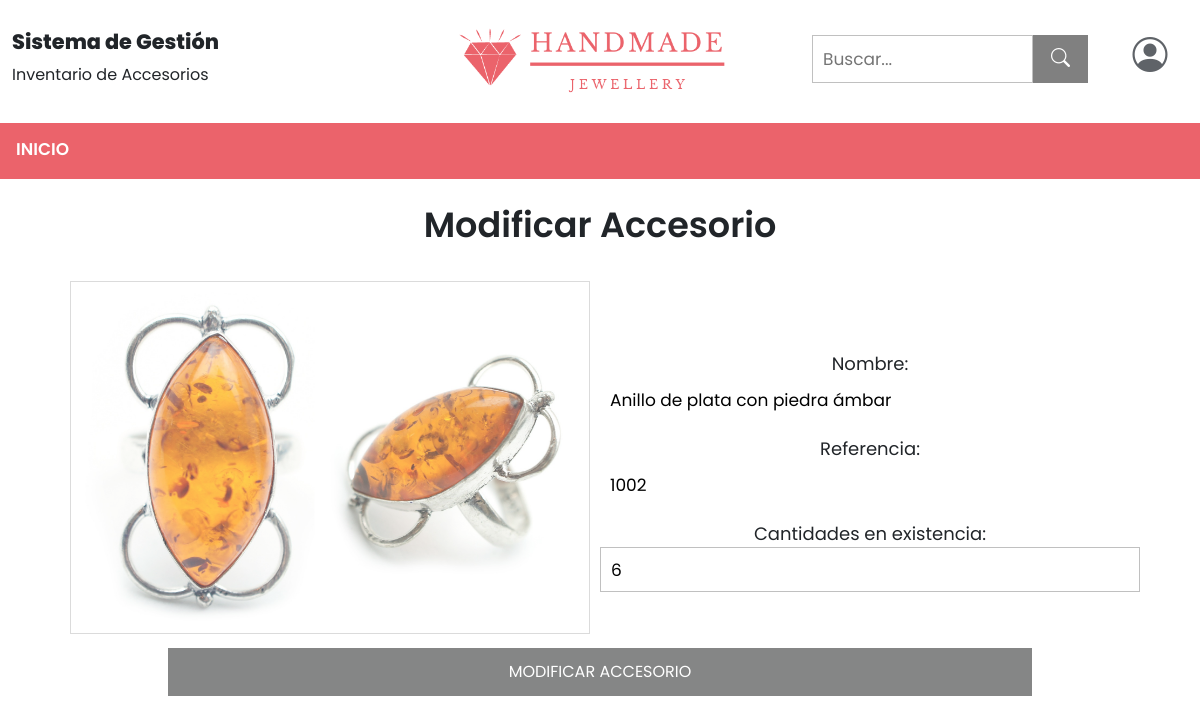
The app's page /usuario/ver_producto/2 (signed in) with its own data.
### tables this page shows
CREATE TABLE accesorio (id INTEGER PRIMARY KEY AUTOINCREMENT, referencia VARCHAR NOT NULL, nombre VARCHAR NOT NULL, cantidad INTEGER NOT NULL, imagen VARCHAR NOT NULL, estado VARCHAR, tipo_accesorio VARCHAR NOT NULL);

### app.py (the view)
@app.route('/usuario/ver_producto/<id>', methods=('GET', 'POST'))
def ver_producto(id):
    try:
        if session['rol'] == 0:
            db = get_db()
            inventario = db.execute('SELECT * FROM accesorio WHERE id = ? AND estado = ?', (id, "Activo")).fetchone()
            if inventario is None:
                flash("Este Producto ha sido Eliminado")
                return redirect(url_for("inicio_usuario"))
            else:
                return render_template("ver_producto.html", inventario=inventario)
        elif session['rol'] == 1:
            return redirect(url_for("inicio_administrador"))
    except:
        return redirect(url_for("logout"))

### db.py (called while the page is built)
def get_db():
    try:
        if 'db' not in g:
            g.db = sqlite3.connect('Handmade.db')
        return g.db
    except Error:
        print(Error)

### templates/ver_producto.html (shortened to what this page needs)
<!doctype html>
<html>
    <head>
        <link href="https://cdn.jsdelivr.net/npm/bootstrap@5.0.0-beta1/dist/css/bootstrap.min.css" rel="stylesheet">
        <link rel="stylesheet" href="{{ url_for('static', filename='css/styles.css') }}">
    </head>
    <body>
        <header>
            <div class="container-fluid">
                <div class="row">
                    <div id="col1" class="col-lg-4 d-none d-lg-block">
                        <h1>Sistema de Gestión</h1>
                        <p>Inventario de Accesorios</p>
                    </div>
                    <div id="col2" class="col-lg-4 col-md-6 col-sm-6 col-10 text-center">
                        <a href="#">
                            <img id="logo" src="{{ url_for('static', filename='img/HANDMADE.png') }}">
                        </a>
                    </div>
                    <div id="col3" class="col-lg-3 col-md-4 col-sm-4 col-8 d-none d-sm-block">
                        <form class="buscar" method="post" action="{{ url_for('buscar_user')}}">
                            <input type="text" placeholder="Buscar..." name="search">
                            <button type="submit"><i class="bi bi-search"></i></button>
                        </form>
                    </div>
                    <div id="col4" class="col-lg-1 col-md-2 col-sm-2 col-2 text-center">
                        <label for="show" class="show-btn"><i class="bi bi-person-circle" style="cursor: pointer;"></i></label>
                    </div>
                </div>
            </div>
            <nav class="navbar navbar-expand-sm navbar-dark" style="z-index: 100;">
                <div class="collapse navbar-collapse" id="navbarSupportedContent">
                    <ul class="navbar-nav me-auto mb-2 mb-lg-0">
                        <li class="nav-item text-center">
                            <a href="{{ url_for('inicio_usuario') }}">INICIO</a>
                        </li>
                    </ul>
                </div>
            </nav>
        </header>
        <div id="encabezado">Modificar Accesorio</div>
        <div class="d-none d-sm-block">
            <form method="post" action="{{ url_for('editarProductoUsuario')}}">
                <table style="width: 90%; margin: auto;">
                    <tbody class="text-center">
                        <tr>
                            <td style="text-align: center;">
                                <div class="categorias">
                                    <a target="_blank" href="{{ url_for('static', filename='img/aretes.jpg') }}">
                                        <img src="{{ url_for('static', filename='img/imgProductos/'+inventario[4]+'') }}" alt="aretes">
                                    </a>
                                </div>
                            </td>
                            <td style="width: 50%;">
                                <div class="data1">
                                    <label>Nombre:</label>
                                    <input type="text" name="nombre" id="nombre" value="{{ inventario[2] }}" readonly style="border: none">
                                </div>
                                <div class="data1">
                                    <label>Referencia:</label>
                                    <input type="text" name="referencia" id="referencia" value="{{ inventario[1] }}" readonly style="border: none">
                                </div>
                                <div class="data1">
                                    <label>Cantidades en existencia:</label>
                                    <input type="number" name="cantidad" id="cantidad" value="{{ inventario[3] }}" required>
                                </div>
                            </td>
                        </tr>
                        <tr>
                            <td colspan="2" style="text-align: center;">
                                <input type="submit" value="MODIFICAR ACCESORIO" class="button-admin" style="width: 80%;">
                            </td>
                        </tr>
                    </tbody>
                </table>
            </form>
            <br>
        </div>
    </body>
</html>

### static/css/styles.css (style rules this page uses)
* { margin: 0; padding: 0; box-sizing: border-box; font-family: Poppins; }
#col4 label i { font-size: 35px; color: rgb(95, 99, 104); }
#col1, #col4 { padding-top: 30px; padding-bottom: 20px; }
#col3 { padding-top: 35px; padding-bottom: 15px; }
@media (min-width: 992px) { #col1 h1 { font-size: 130%; font-weight: 800; } }
@media (min-width: 992px) { #col2 a img { margin-top: -30px; width: 300px; margin-top: -90px; margin-bottom: -90px; } }
form.buscar input[type=text] { width: 80%; height: 48px; border: 1px solid silver; border-radius: 0px; font-size: 17px; padding: 10px; float: left; }
form.buscar button { width: 20%; height: 48px; background: gray; color: white; font-size: 19px; border: none; border-left: none; cursor: pointer; border-radius: 0px; }
.navbar { background-color: #eb636b; padding: 0; height: 56px; }
.nav-item a, .dropbtn { height: 56px; }
ul { list-style-type: none; margin: 0; padding: 0; background-color: #eb636b; }
li { float: left; }
li a, .dropbtn { display: block; color: white; text-align: center; padding: 14px 16px; text-decoration: none; font-weight: 600; font-size: 17px; }
div.categorias { margin: 10px; padding: 0; border: 1px solid #ccc; opacity: 0.7;; }
div.categorias img { width: 100%; height: auto; }
#encabezado { font-size: 35px; font-weight: 600; text-align: center; margin-top: 20px; margin-bottom: 20px; }
form .data1 { height: 45px; width: 100%; margin: 40px 0; }
form .data1 label { font-size: 18px; }
form .data1 input { height: 100%; width: 100%; padding-left: 10px; font-size: 17px; border: 1px solid silver; border-radius: 0; }
.button-admin { background-color: rgb(103, 104, 104); border: none; color: white; padding: 12px 30px; text-align: center; text-decoration: none; display: inline-block; font-size: 16px; margin: 4px 2px; cursor: pointer; border-radius: 0px; opacity: 0.8; }

### records on screen
accesorio: imagen (picture), nombre "Anillo de plata con piedra ámbar", referencia "1002", cantidad "6"
